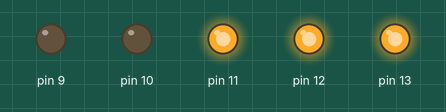
A sketch run on a simulated Arduino Uno, built with avr-gcc and run on an emulated ATmega328P. On the bench: output pins drawn as LEDs (lit = HIGH).

Above: at 0.36 s.
At 1.04 s:
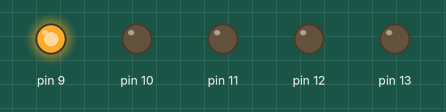
At 1.64 s:
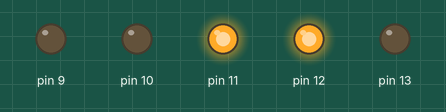
At 2.48 s:
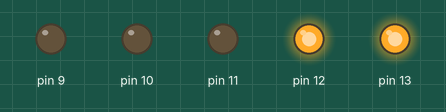
At 3.52 s:
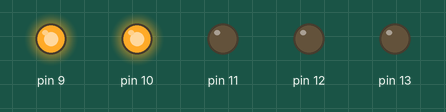
At 4.4 s:
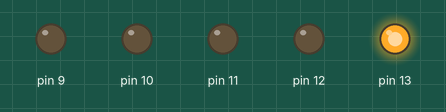
Timing chart, 0 to 5.2 s (numbered marks = the images above):
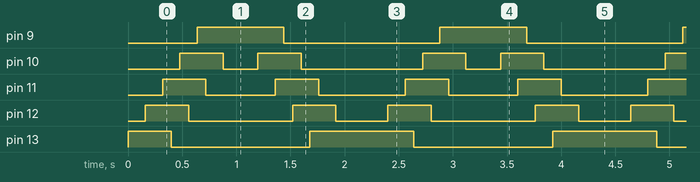

The sketch:

codigo.ino
```cpp
void setup()
{
  pinMode(13, OUTPUT);
  pinMode(12, OUTPUT);
  pinMode(11, OUTPUT);
  pinMode(10, OUTPUT);
  pinMode(9, OUTPUT);
}

void loop()
{
 digitalWrite(13,HIGH);
 delay(160);
 digitalWrite(12,HIGH);
 delay(160);
 digitalWrite(11,HIGH);
 delay(80);
 digitalWrite(13,LOW);
 delay(80);
 digitalWrite(10,HIGH);
 delay(80);
 digitalWrite(12,LOW);
 delay(80);
 digitalWrite(9,HIGH);
 delay(80);
 digitalWrite(11,LOW);
 delay(160);
 digitalWrite(10,LOW);
 delay(320);


 digitalWrite(10,HIGH);
 delay(160);
 digitalWrite(11,HIGH);
 delay(80);
 digitalWrite(9,LOW);
 delay(80);
 digitalWrite(12,HIGH);
 delay(80);
 digitalWrite(10,LOW);
 delay(80);
 digitalWrite(13,HIGH);
 delay(80);
 digitalWrite(11,LOW);
 delay(160);
 digitalWrite(12,LOW);
 delay(320);

}
```

Measured:
- by itself, pin 9: alternates HIGH for 0.80 s and LOW for 1.4 s
- by itself, pin 10: repeats every 2.2 s: LOW 0.32 s, HIGH 0.40 s, LOW 1.1 s, HIGH 0.40 s
- by itself, pin 11: repeats every 2.2 s: LOW 0.64 s, HIGH 0.40 s, LOW 0.80 s, HIGH 0.40 s
- by itself, pin 12: repeats every 2.2 s: LOW 0.96 s, HIGH 0.40 s, LOW 0.48 s, HIGH 0.40 s
- by itself, pin 13: repeats every 2.2 s: LOW 1.3 s, HIGH 0.96 s
